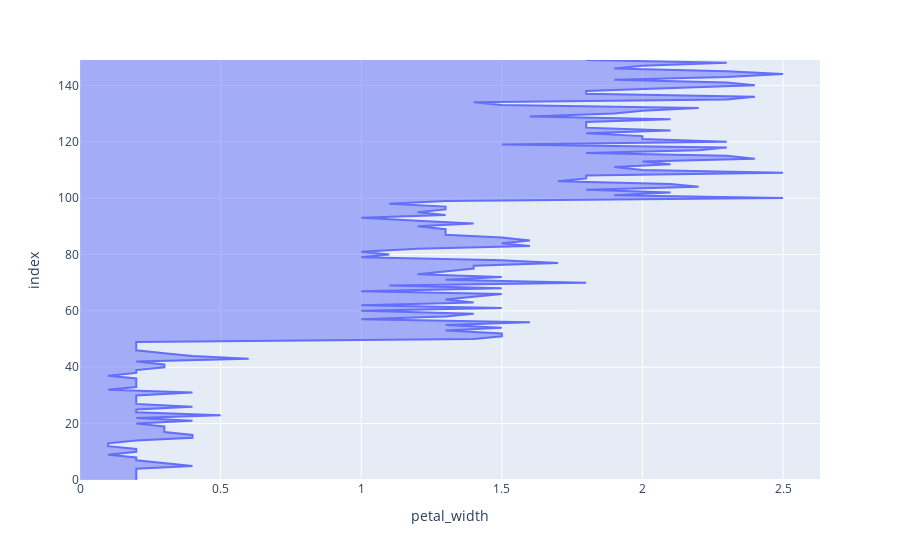

The cell this chart's notebook holds for it:
### Code cell
fig_1=px.area(df,x='petal_width')
fig_1.show()

### Figure 1 — Plotly figure (JSON) as saved in the notebook; plotly's stock layout.template omitted (floating-point values rounded to 4 significant figures; data arrays with more than 128 entries replaced by an {"elided": "..."} marker saying what was removed)
{"data": [{"fillpattern": {"shape": ""}, "hovertemplate": "petal_width=%{x}<br>index=%{y}<extra></extra>", "legendgroup": "", "line": {"color": "#636efa"}, "marker": {"symbol": "circle"}, "mode": "lines", "name": "", "orientation": "h", "showlegend": false, "stackgroup": "1", "type": "scatter", "x": {"elided": "150 float values"}, "xaxis": "x", "y": {"elided": "150 int values"}, "yaxis": "y"}], "layout": {"legend": {"tracegroupgap": 0}, "margin": {"t": 60}, "xaxis": {"anchor": "y", "domain": [0, 1], "title": {"text": "petal_width"}}, "yaxis": {"anchor": "x", "domain": [0, 1], "title": {"text": "index"}}}}
